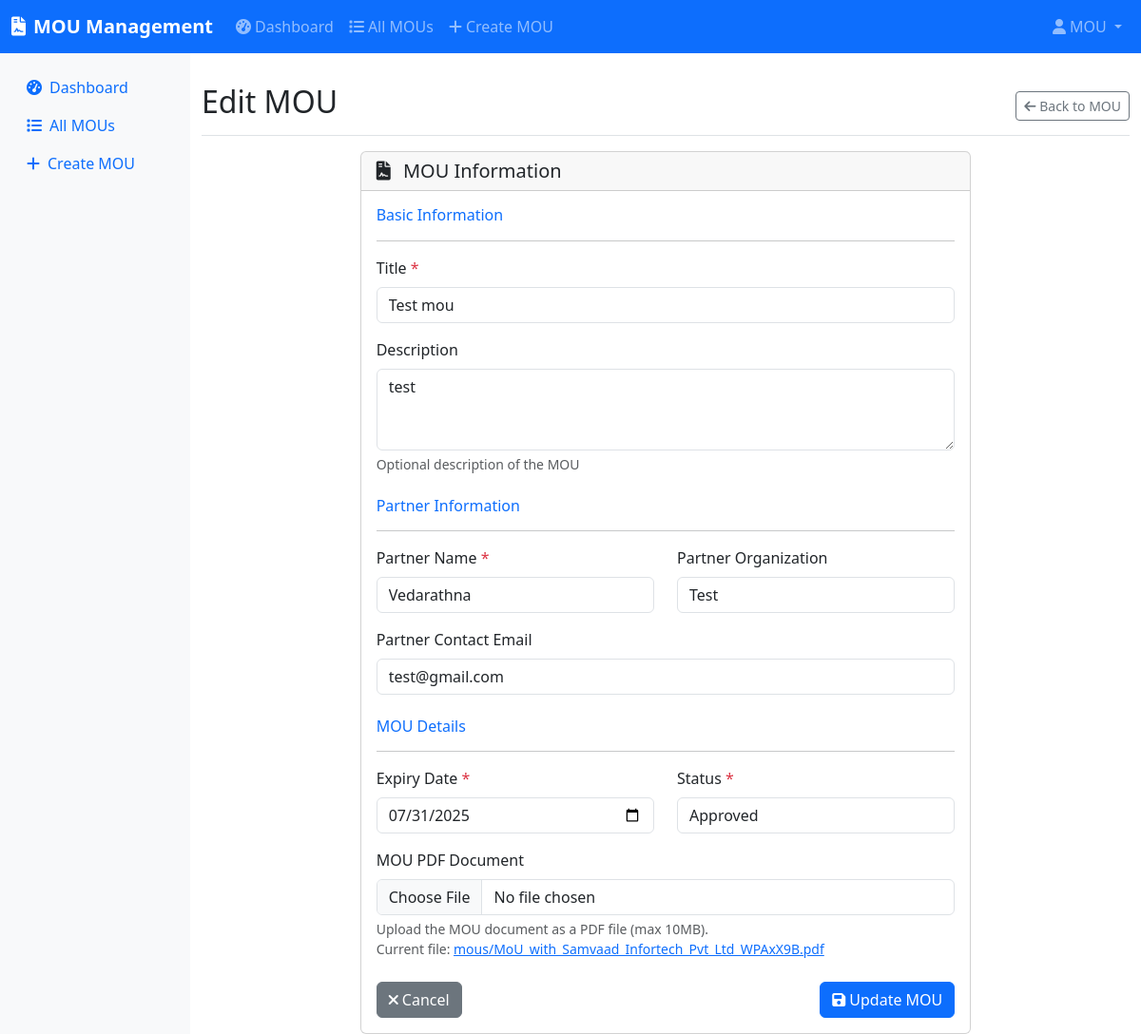
/mous/7/edit/ (signed in), run on the app's committed database.
### mous/models.py (models this page shows, shortened)
class MOU(models.Model):
    STATUS_CHOICES = (
        ('draft', 'Draft'),
        ('pending', 'Pending'),
        ('approved', 'Approved'),
        ('expired', 'Expired'),
    )
    title = models.CharField(max_length=255)
    partner_name = models.CharField(max_length=255)
    partner_organization = models.CharField(max_length=255, blank=True, null=True)
    partner_contact = models.EmailField(blank=True, null=True)
    expiry_date = models.DateField()
    status = models.CharField(max_length=20, choices=STATUS_CHOICES, default='draft')
    pdf_file = models.FileField(upload_to='mous/')
    clauses = models.JSONField(default=dict, blank=True)
    description = models.TextField(blank=True, null=True)
    created_at = models.DateTimeField(auto_now_add=True)
    updated_at = models.DateTimeField(auto_now=True)
    created_by = models.ForeignKey(User, on_delete=models.SET_NULL, null=True, related_name='created_mous')
    class Meta:
        ordering = ['-created_at']
        verbose_name = 'MOU'
        verbose_name_plural = 'MOUs'

### mous/views.py (the view, shortened to what this page needs)
# urls.py: path('mous/<int:pk>/edit/', views.MOUUpdateView.as_view(), name='mou_edit'),
class MOUUpdateView(LoginRequiredMixin, UpdateView):
    model = MOU
    form_class = MOUForm
    template_name = 'mous/mou_form.html'

### templates/mous/mou_form.html (shortened to what this page needs)
{% extends 'base.html' %}
{% block content %}
<div class="d-flex justify-content-between flex-wrap flex-md-nowrap align-items-center pt-3 pb-2 mb-3 border-bottom">
    <h1 class="h2">{% if object %}Edit{% else %}Create{% endif %} MOU</h1>
    <div class="btn-toolbar mb-2 mb-md-0">
        <a href="{% if object %}{% url 'mous:mou_detail' object.pk %}{% else %}{% url 'mous:mou_list' %}{% endif %}" class="btn btn-sm btn-outline-secondary">
            <i class="fas fa-arrow-left"></i> {% if object %}Back to MOU{% else %}Back to List{% endif %}
        </a>
    </div>
</div>
<div class="row justify-content-center">
    <div class="col-lg-8">
        <div class="card">
            <div class="card-header">
                <h5 class="mb-0">
                    <i class="fas fa-file-contract me-2"></i>
                    MOU Information
                </h5>
            </div>
            <div class="card-body">
                <form method="post" enctype="multipart/form-data">
                    <div class="mb-4">
                        <h6 class="text-primary">Basic Information</h6>
                        <hr>
                        <div class="mb-3">
                            <label for="{{ form.title.id_for_label }}" class="form-label">
                                Title <span class="text-danger">*</span>
                            </label>
                            {{ form.title }}
                        </div>
                        <div class="mb-3">
                            <label for="{{ form.description.id_for_label }}" class="form-label">Description</label>
                            {{ form.description }}
                            <div class="form-text">Optional description of the MOU</div>
                        </div>
                    </div>
                    <div class="mb-4">
                        <h6 class="text-primary">Partner Information</h6>
                        <hr>
                        <div class="row">
                            <div class="col-md-6">
                                <div class="mb-3">
                                    <label for="{{ form.partner_name.id_for_label }}" class="form-label">
                                        Partner Name <span class="text-danger">*</span>
                                    </label>
                                    {{ form.partner_name }}
                                </div>
                            </div>
                            <div class="col-md-6">
                                <div class="mb-3">
                                    <label for="{{ form.partner_organization.id_for_label }}" class="form-label">
                                        Partner Organization
                                    </label>
                                    {{ form.partner_organization }}
                                </div>
                            </div>
                        </div>
                        <div class="mb-3">
                            <label for="{{ form.partner_contact.id_for_label }}" class="form-label">
                                Partner Contact Email
                            </label>
                            {{ form.partner_contact }}
                        </div>
                    </div>
                    <div class="mb-4">
                        <h6 class="text-primary">MOU Details</h6>
                        <hr>
                        <div class="row">
                            <div class="col-md-6">
                                <div class="mb-3">
                                    <label for="{{ form.expiry_date.id_for_label }}" class="form-label">
                                        Expiry Date <span class="text-danger">*</span>
                                    </label>
                                    {{ form.expiry_date }}
                                </div>
                            </div>
                            <div class="col-md-6">
                                <div class="mb-3">
                                    <label for="{{ form.status.id_for_label }}" class="form-label">
                                        Status <span class="text-danger">*</span>
                                    </label>
                                    {{ form.status }}
                                </div>
                            </div>
                        </div>
                        <div class="mb-3">
                            <label for="{{ form.pdf_file.id_for_label }}" class="form-label">
                                MOU PDF Document {% if not object %}<span class="text-danger">*</span>{% endif %}
                            </label>
                            {{ form.pdf_file }}
                            <div class="form-text">
                                Upload the MOU document as a PDF file (max 10MB).
                                {% if object.pdf_file %}
                                    <br>Current file: <a href="{{ object.pdf_file.url }}" target="_blank">{{ object.pdf_file.name }}</a>
                                {% endif %}
                            </div>
                        </div>
                    </div>
                    <div class="d-flex justify-content-between">
                        <a href="{% if object %}{% url 'mous:mou_detail' object.pk %}{% else %}{% url 'mous:mou_list' %}{% endif %}"
                           class="btn btn-secondary">
                            <i class="fas fa-times"></i> Cancel
                        </a>
                        <button type="submit" class="btn btn-primary">
                            <i class="fas fa-save"></i> {% if object %}Update{% else %}Create{% endif %} MOU
                        </button>
                    </div>
                </form>
            </div>
        </div>
    </div>
</div>
{% endblock %}

### templates/base.html (shortened to what this page needs)
<!DOCTYPE html>
<html lang="en">
<head>
    <link href="https://cdn.jsdelivr.net/npm/bootstrap@5.3.0/dist/css/bootstrap.min.css" rel="stylesheet">
    <link href="https://cdnjs.cloudflare.com/ajax/libs/font-awesome/6.0.0/css/all.min.css" rel="stylesheet">
</head>
<body>
    <nav class="navbar navbar-expand-lg navbar-dark bg-primary">
        <div class="container-fluid">
            <a class="navbar-brand" href="{% url 'mous:dashboard' %}">
                <i class="fas fa-file-contract me-2"></i>MOU Management
            </a>
            <div class="collapse navbar-collapse" id="navbarNav">
                <ul class="navbar-nav me-auto">
                    {% if user.is_authenticated %}
                    <li class="nav-item">
                        <a class="nav-link" href="{% url 'mous:dashboard' %}">
                            <i class="fas fa-tachometer-alt me-1"></i>Dashboard
                        </a>
                    </li>
                    <li class="nav-item">
                        <a class="nav-link" href="{% url 'mous:mou_list' %}">
                            <i class="fas fa-list me-1"></i>All MOUs
                        </a>
                    </li>
                    <li class="nav-item">
                        <a class="nav-link" href="{% url 'mous:mou_create' %}">
                            <i class="fas fa-plus me-1"></i>Create MOU
                        </a>
                    </li>
                    {% endif %}
                </ul>
                <ul class="navbar-nav">
                    {% if user.is_authenticated %}
                    <li class="nav-item dropdown">
                        <a class="nav-link dropdown-toggle" href="#" id="navbarDropdown" role="button" data-bs-toggle="dropdown">
                            <i class="fas fa-user me-1"></i>{{ user.username }}
                        </a>
                    </li>
                    {% else %}
                    <li class="nav-item">
                        <a class="nav-link" href="{% url 'login' %}">Login</a>
                    </li>
                    {% endif %}
                </ul>
            </div>
        </div>
    </nav>
    <div class="container-fluid">
        <div class="row">
            {% if user.is_authenticated %}
            <nav class="col-md-2 d-md-block sidebar collapse">
                <div class="position-sticky pt-3">
                    <ul class="nav flex-column">
                        <li class="nav-item">
                            <a class="nav-link {% if request.resolver_match.url_name == 'dashboard' %}active{% endif %}" href="{% url 'mous:dashboard' %}">
                                <i class="fas fa-tachometer-alt me-2"></i>Dashboard
                            </a>
                        </li>
                        <li class="nav-item">
                            <a class="nav-link {% if request.resolver_match.url_name == 'mou_list' %}active{% endif %}" href="{% url 'mous:mou_list' %}">
                                <i class="fas fa-list me-2"></i>All MOUs
                            </a>
                        </li>
                        <li class="nav-item">
                            <a class="nav-link {% if request.resolver_match.url_name == 'mou_create' %}active{% endif %}" href="{% url 'mous:mou_create' %}">
                                <i class="fas fa-plus me-2"></i>Create MOU
                            </a>
                        </li>
                    </ul>
                </div>
            </nav>
            <main class="{% if user.is_authenticated %}col-md-10 ms-sm-auto{% else %}col-12{% endif %} main-content">
                <div class="pt-3">
                    {% block content %}{% endblock %}
                </div>
            </main>
            {% endif %}
        </div>
    </div>
</body>
</html>

### templates/base.html (style rules this page uses)
.navbar-brand { font-weight: bold; }
.sidebar { min-height: calc(100vh - 56px); background-color: #f8f9fa; }
.main-content { min-height: calc(100vh - 56px); }

### data on the page
MOU: title "Test mou", description "test", partner_name "Vedarathna", partner_organization "Test", partner_contact "test@gmail.com", expiry_date "07/31/2025", status "Approved", pdf_file.name "mous/MoU_with_Samvaad_Infortech_Pvt_Ltd_WPAxX9B.pdf"

### other printed values
{{ user.username }} "MOU"
